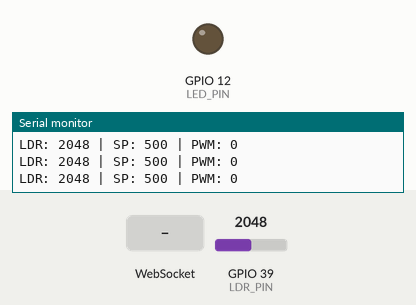
This program was run on a simulated ESP32. On the bench: output pins drawn as LEDs (lit = HIGH), the last lines printed to the serial monitor. Inputs (shaded band) come from the test bench; at power-on: GPIO 39 (LDR_PIN) = 2048. WiFi joins after 1.5 s; servers stay silent unless stated.

Above: at 2.7 s.
2.8 s: GPIO 39 (LDR_PIN) set to 491
At 4.1 s:
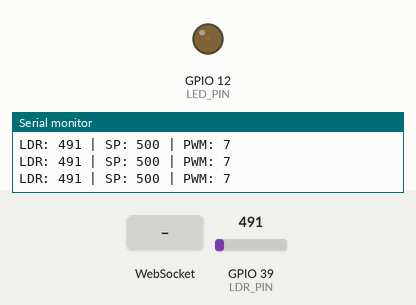
5.8 s: GPIO 39 (LDR_PIN) set to 10
At 5.91 s:
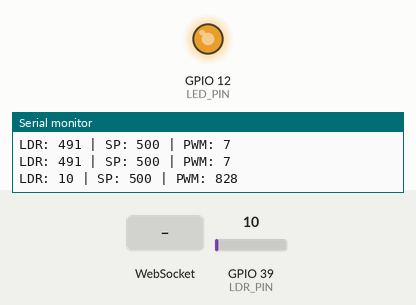
At 6.76 s:
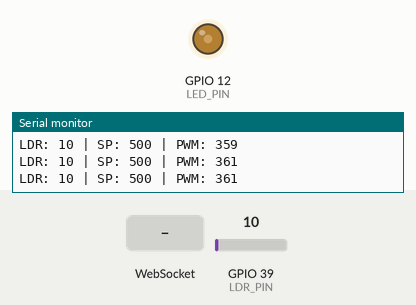
8.8 s: WebSocket text "SP:" received
Timing chart, 0 to 11.8 s (numbered marks = the images above; inputs shaded):
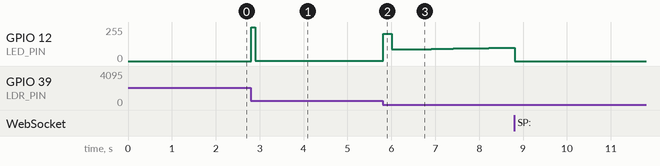

Measured:
- after the input at 2.8 s, GPIO 12 (LED_PIN): 0/255 → 255/255 at once, → 1/255 0.10 s later, → 2/255 1.5 s later
- after the input at 5.8 s, GPIO 12 (LED_PIN): 2/255 → 206/255 at once, → 87/255 0.20 s later, → 88/255 0.20 s later, → 89/255 0.20 s later, … (16 changes in this stretch)

The program:

main.cpp
```cpp
#include <WiFi.h>
#include <AsyncTCP.h>
#include <ESPAsyncWebServer.h>
#include <PID_v1.h>

// --- Configurações de Rede ---
const char* ssid = "Vodafone-ACD044";
const char* password = "";

// --- Configurações de Pinos ---
#define LED_PIN  12   // Pino PWM para LED
#define LDR_PIN  39   // Pino ADC para LDR
const int freq = 5000;
const int ledChannel = 0;
const int resolution = 10; // 10 bits (0–1023)

// --- Limite máximo real do LDR ---
const double LDR_MAX = 930.0;

// --- Variáveis de Controle PID ---
double Setpoint = 500;   // Valor inicial desejado de luminosidade
double Input;            // Leitura atual do LDR
double Output;           // Saída PWM para o LED
double Kp = 0.7, Ki = 0.05, Kd = 0.1;
double deadband = 20;    // Zona de tolerância

PID myPID(&Input, &Output, &Setpoint, Kp, Ki, Kd, DIRECT);

// --- Web Server e WebSocket ---
AsyncWebServer server(80);
AsyncWebSocket ws("/ws");

// --- Dados para gráfico ---
const int MAX_DATA_POINTS = 50;
String chartDataLDR = "[]";
String chartDataSP = "[]";
String chartDataPWM = "[]";

// Protótipo do HTML
const char* HTML_PAGE_CODE_P();

// --- WebSocket Handler ---
void handleWebSocketMessage(void *arg, uint8_t *data, size_t len) {
  AwsFrameInfo *info = (AwsFrameInfo*)arg;

  if (info->final && info->index == 0 && info->len == len && info->opcode == WS_TEXT) {
    data[len] = 0;
    String msg = (char*)data;

    if (msg.startsWith("SP:")) {
      double novoSetpoint = msg.substring(3).toDouble();
      if (novoSetpoint > LDR_MAX) novoSetpoint = LDR_MAX;
      if (novoSetpoint < 0) novoSetpoint = 0;
      Setpoint = novoSetpoint;
      Serial.printf("Novo SetPoint: %.1f\n", Setpoint);
    } else if (msg.startsWith("Kp:")) {
      Kp = msg.substring(3).toDouble();
      myPID.SetTunings(Kp, Ki, Kd);
      Serial.printf("Novo Kp: %.3f\n", Kp);
    } else if (msg.startsWith("Ki:")) {
      Ki = msg.substring(3).toDouble();
      myPID.SetTunings(Kp, Ki, Kd);
      Serial.printf("Novo Ki: %.3f\n", Ki);
    } else if (msg.startsWith("Kd:")) {
      Kd = msg.substring(3).toDouble();
      myPID.SetTunings(Kp, Ki, Kd);
      Serial.printf("Novo Kd: %.3f\n", Kd);
    }
  }
}

// --- Eventos do WebSocket ---
void onWsEvent(AsyncWebSocket *server, AsyncWebSocketClient *client, AwsEventType type,
               void *arg, uint8_t *data, size_t len) {
  switch (type) {
    case WS_EVT_CONNECT:
      Serial.printf("Cliente WS conectado #%u\n", client->id());
      client->text(String("DATA:") + chartDataLDR + "|" + chartDataSP + "|" + chartDataPWM);
      break;
    case WS_EVT_DISCONNECT:
      Serial.printf("Cliente WS desconectado #%u\n", client->id());
      break;
    case WS_EVT_DATA:
      handleWebSocketMessage(arg, data, len);
      break;
    case WS_EVT_PONG:
    case WS_EVT_ERROR:
      break;
  }
}

// --- Atualiza gráfico e envia dados ---
void notifyClients(double ldr, double sp, double pwm) {
  String message = String("NEW_DATA:") + ldr + "|" + sp + "|" + pwm;
  ws.textAll(message);
}

void updateChartData(double ldr, double sp, double pwm) {
  if (chartDataLDR.length() > 2000) {
    chartDataLDR = "[]";
    chartDataSP = "[]";
    chartDataPWM = "[]";
  }

  if (chartDataLDR.endsWith("]")) chartDataLDR.remove(chartDataLDR.length() - 1);
  if (chartDataSP.endsWith("]")) chartDataSP.remove(chartDataSP.length() - 1);
  if (chartDataPWM.endsWith("]")) chartDataPWM.remove(chartDataPWM.length() - 1);

  if (chartDataLDR.length() > 1) chartDataLDR += ",";
  if (chartDataSP.length() > 1) chartDataSP += ",";
  if (chartDataPWM.length() > 1) chartDataPWM += ",";

  chartDataLDR += String(ldr);
  chartDataSP += String(sp);
  chartDataPWM += String(pwm);

  chartDataLDR += "]";
  chartDataSP += "]";
  chartDataPWM += "]";
}

// --- SETUP ---
void setup() {
  Serial.begin(115200);

  // PWM
  ledcSetup(ledChannel, freq, resolution);
  ledcAttachPin(LED_PIN, ledChannel);
  ledcWrite(ledChannel, 0);

  // PID
  myPID.SetMode(AUTOMATIC);
  myPID.SetOutputLimits(0, 1023);

  // WiFi
  WiFi.begin(ssid, password);
  Serial.print("Conectando ao WiFi");
  while (WiFi.status() != WL_CONNECTED) {
    Serial.print(".");
    delay(500);
  }
  Serial.println();
  Serial.print("WiFi conectado! IP: ");
  Serial.println(WiFi.localIP());

  // WebSocket + Servidor
  ws.onEvent(onWsEvent);
  server.addHandler(&ws);

  server.on("/", HTTP_GET, [](AsyncWebServerRequest *request){
    request->send_P(200, "text/html", HTML_PAGE_CODE_P());
  });

  server.begin();
  Serial.println("Servidor Web iniciado.");
}

// --- LOOP ---
void loop() {
  static unsigned long lastTime = 0;
  const long sampleTime = 100; // ms

  if (millis() - lastTime >= sampleTime) {
    lastTime = millis();

    Input = analogRead(LDR_PIN);

    // --- Controle direto para extremos ---
    if (Setpoint <= 0) {
      Output = 0;  // LED desligado
      myPID.SetMode(MANUAL);
    } else if (Setpoint >= LDR_MAX) {
      Output = 1023;  // LED no máximo
      myPID.SetMode(MANUAL);
    } else {
      // PID para valores intermédios
      myPID.SetMode(AUTOMATIC);
      myPID.Compute();
    }

    // Atualiza LED
    ledcWrite(ledChannel, (int)Output);

    // Atualiza gráfico e envia dados
    updateChartData(Input, Setpoint, Output);
    notifyClients(Input, Setpoint, Output);

    Serial.printf("LDR: %.0f | SP: %.0f | PWM: %.0f\n", Input, Setpoint, Output);
  }

  ws.cleanupClients();
}

// --- PÁGINA HTML ---
const char* HTML_PAGE_CODE_P() {
  const char index_html[] PROGMEM = R"rawliteral(
<!DOCTYPE html>
<html>
<head>
    <meta name="viewport" content="width=device-width, initial-scale=1">
    <title>ESP32 PID Control LDR/LED</title>
    <script src="https://cdn.jsdelivr.net/npm/chart.js@3.7.1/dist/chart.min.js"></script>
    <style>
        body { font-family: Arial, sans-serif; text-align: center; background-color: #f4f4f9; }
        .container { max-width: 900px; margin: auto; padding: 20px; background-color: #fff;
                     border-radius: 8px; box-shadow: 0 2px 4px rgba(0,0,0,0.1); }
        h1 { color: #333; }
        .data-display { display: flex; justify-content: space-around; margin: 20px 0; }
        .data-box { padding: 10px; border: 1px solid #ccc; border-radius: 4px; flex-basis: 30%; background-color: #e9e9e9; }
        .data-box h3 { margin: 5px 0; font-size: 1.2em; color: #555; }
        .data-box p { font-size: 1.8em; font-weight: bold; margin: 0; }
        .control-group { margin-bottom: 20px; padding: 15px; border: 1px solid #ddd; border-radius: 6px; }
        .chart-container { margin-top: 30px; border: 1px solid #ddd; padding: 10px; border-radius: 6px; background-color: #fafafa; }
    </style>
</head>
<body>
    <div class="container">
        <h1>Controlo de Luminosidade PID (LDR/LED)</h1>
        <div class="data-display">
            <div class="data-box"><h3>LDR Atual (PV)</h3><p id="pvValue">0</p></div>
            <div class="data-box"><h3>SetPoint (SP)</h3><p id="spValue">0</p></div>
            <div class="data-box"><h3>PWM (Output)</h3><p id="pwmValue">0</p></div>
        </div>

        <div class="control-group">
            <label>SetPoint de Luz (0–930):</label>
            <input type="range" id="setpoint" min="0" max="930" step="5" value="%SETPOINT_VAL%" onchange="updateSP(this.value)">
            <input type="number" id="setpoint-num" min="0" max="930" step="5" value="%SETPOINT_VAL%" onchange="updateSP(this.value)">
        </div>

        <div class="control-group">
            <label>Kp:</label><input type="number" id="kp" step="0.01" value="%KP_VAL%" onchange="updatePID('Kp', this.value)">
            <label>Ki:</label><input type="number" id="ki" step="0.001" value="%KI_VAL%" onchange="updatePID('Ki', this.value)">
            <label>Kd:</label><input type="number" id="kd" step="0.01" value="%KD_VAL%" onchange="updatePID('Kd', this.value)">
        </div>

        <div class="chart-container">
            <h2>Monitorização em Tempo Real</h2>
            <canvas id="pidChart" height="150"></canvas>
        </div>
    </div>

    <script>
        var ws;
        var maxDataPoints = %MAX_DATA_POINTS%;
        var chartDataLDR = [], chartDataSP = [], chartDataPWM = [];
        var pidChart;

        window.onload = function() {
            initWebSocket();
            initChart();
        }

        function initWebSocket() {
            ws = new WebSocket('ws://' + window.location.host + '/ws');
            ws.onopen = () => console.log('WebSocket conectado');
            ws.onclose = () => setTimeout(initWebSocket, 2000);
            ws.onmessage = (evt) => {
                if (evt.data.startsWith("NEW_DATA:")) updateRealtimeData(evt.data.substring(9));
            };
        }

        function initChart() {
            const ctx = document.getElementById('pidChart').getContext('2d');
            pidChart = new Chart(ctx, {
                type: 'line',
                data: { labels: [], datasets: [
                    { label: 'LDR (PV)', data: chartDataLDR, borderColor: 'rgb(75,192,192)', fill: false },
                    { label: 'SetPoint (SP)', data: chartDataSP, borderColor: 'rgb(255,99,132)', fill: false },
                    { label: 'PWM (Output)', data: chartDataPWM, borderColor: 'rgb(54,162,235)', fill: false, hidden: true }
                ]},
                options: { animation: false, responsive: true, scales: { y: { beginAtZero: true, max: 930 } } }
            });
        }

        function updateRealtimeData(data) {
            var [ldr, sp, pwm] = data.split('|').map(parseFloat);
            document.getElementById('pvValue').innerHTML = ldr.toFixed(0);
            document.getElementById('spValue').innerHTML = sp.toFixed(0);
            document.getElementById('pwmValue').innerHTML = pwm.toFixed(0);

            chartDataLDR.push(ldr);
            chartDataSP.push(sp);
            chartDataPWM.push(pwm);

            if (chartDataLDR.length > maxDataPoints) {
                chartDataLDR.shift(); chartDataSP.shift(); chartDataPWM.shift();
                pidChart.data.labels.shift();
            }
            pidChart.data.labels.push(pidChart.data.labels.length);
            pidChart.update();
        }

        function updateSP(value) {
            document.getElementById('setpoint').value = value;
            document.getElementById('setpoint-num').value = value;
            if (ws.readyState === WebSocket.OPEN) ws.send('SP:' + value);
        }

        function updatePID(param, value) {
            if (ws.readyState === WebSocket.OPEN) ws.send(param + ':' + value);
        }
    </script>
</body>
</html>
)rawliteral";

  static String html_buffer;
  html_buffer = index_html;
  html_buffer.replace("%SETPOINT_VAL%", String(Setpoint));
  html_buffer.replace("%KP_VAL%", String(Kp));
  html_buffer.replace("%KI_VAL%", String(Ki));
  html_buffer.replace("%KD_VAL%", String(Kd));
  html_buffer.replace("%MAX_DATA_POINTS%", String(MAX_DATA_POINTS));

  return html_buffer.c_str();
}
```
